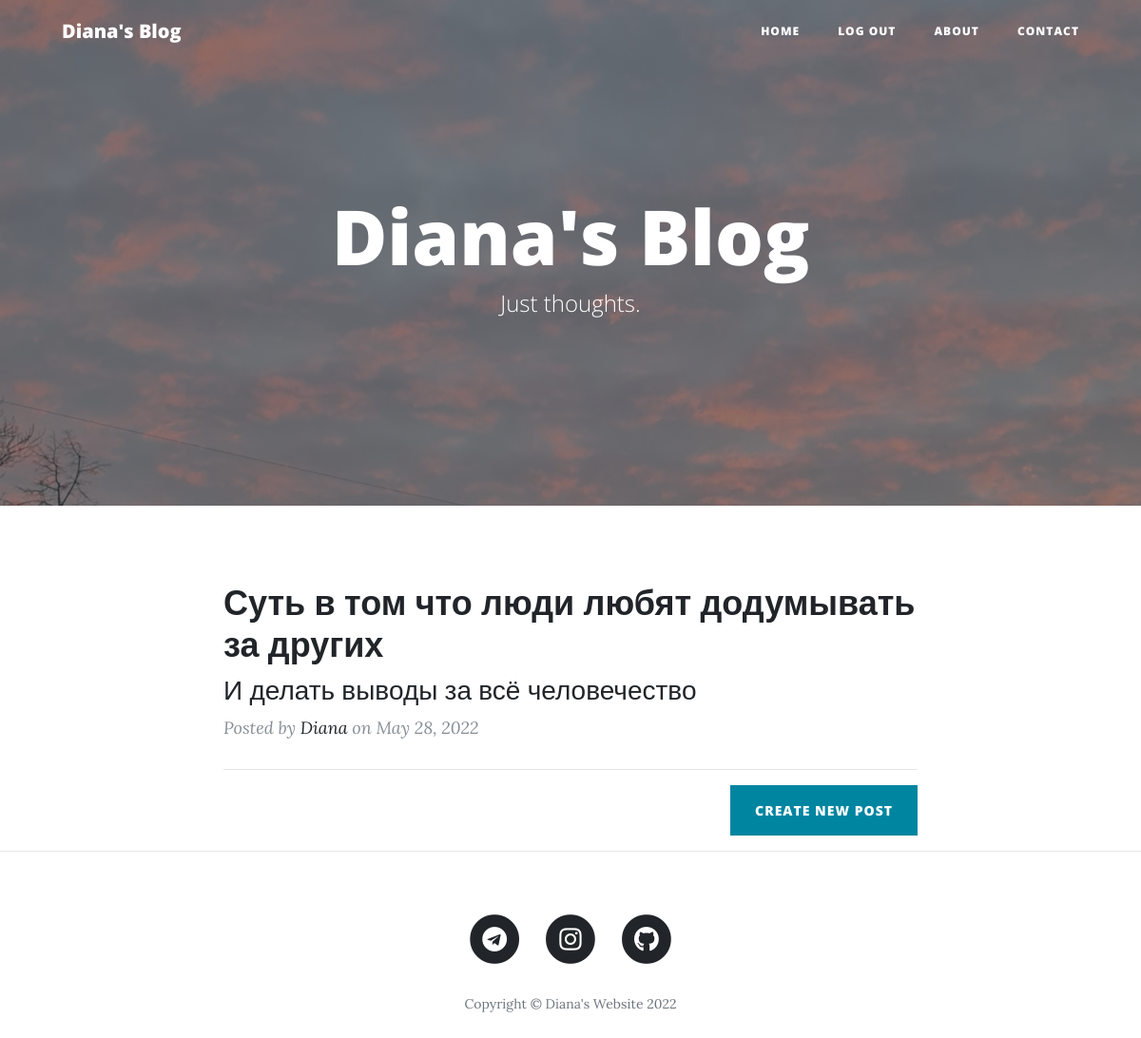
The page / (signed in) on the database its author committed.
### main.py (models this page shows)
class BlogPost(db.Model):
    __tablename__ = "blog_posts"
    id = db.Column(db.Integer, primary_key=True)
    title = db.Column(db.String(250), unique=True, nullable=False)
    subtitle = db.Column(db.String(250), nullable=False)
    date = db.Column(db.String(250), nullable=False)
    body = db.Column(db.Text, nullable=False)
    img_url = db.Column(db.String(250), nullable=False)
    author_id = db.Column(db.Integer, db.ForeignKey("users.id"))
    author = relationship("User", back_populates="posts")
    comments = relationship("Comment", back_populates="parent_post")

class User(UserMixin, db.Model):
    __tablename__ = "users"
    id = db.Column(db.Integer, primary_key=True)
    email = db.Column(db.String(100), unique=True)
    password = db.Column(db.String(1000))
    name = db.Column(db.String(1000))
    posts = relationship("BlogPost", back_populates="author")
    comments = relationship("Comment", back_populates="author")

### main.py (the view)
@app.route('/')
def get_all_posts():
    user = User()
    posts = BlogPost.query.all()
    return render_template("index.html", all_posts=posts, user=user )

### main.py (called while the page is built)
@login_manager.user_loader
def load_user(user_id):
    return User.query.get(user_id)

### templates/index.html
{% include "header.html" %}
  <header class="masthead" style="background-image: url({{ url_for('static', filename='img/home-bg.jpg')}})">
    <div class="overlay"></div>
    <div class="container">
      <div class="row">
        <div class="col-lg-8 col-md-10 mx-auto">
          <div class="site-heading">
            <h1>Diana's Blog</h1>
            <span class="subheading">Just thoughts.</span>
          </div>
        </div>
      </div>
    </div>
  </header>
  <div class="container">
    <div class="row">
      <div class="col-lg-8 col-md-10 mx-auto">
        {% for post in all_posts %}
        <div class="post-preview">
          <a href="{{ url_for('show_post', post_id=post.id) }}">
            <h2 class="post-title">
              {{post.title}}
            </h2>
            <h3 class="post-subtitle">
              {{post.subtitle}}
            </h3>
          </a>
          <p class="post-meta">Posted by
            <a href="#">{{post.author.name}}</a>
            on {{post.date}}
          </p>
        </div>
        <hr>
        {% endfor %}
        {% if current_user.id == 1 %}
        <div class="clearfix">
          <a class="btn btn-primary float-right" href="{{url_for('add_new_post')}}">Create New Post</a>
        </div>
        {% endif %}
      </div>
    </div>
  </div>
  <hr>
{% include "footer.html" %}

### rows shown on the page
BlogPost: title "Суть в том что люди любят додумывать за других", subtitle "И делать выводы за всё человечество", author.name "Diana", date "May 28, 2022"
